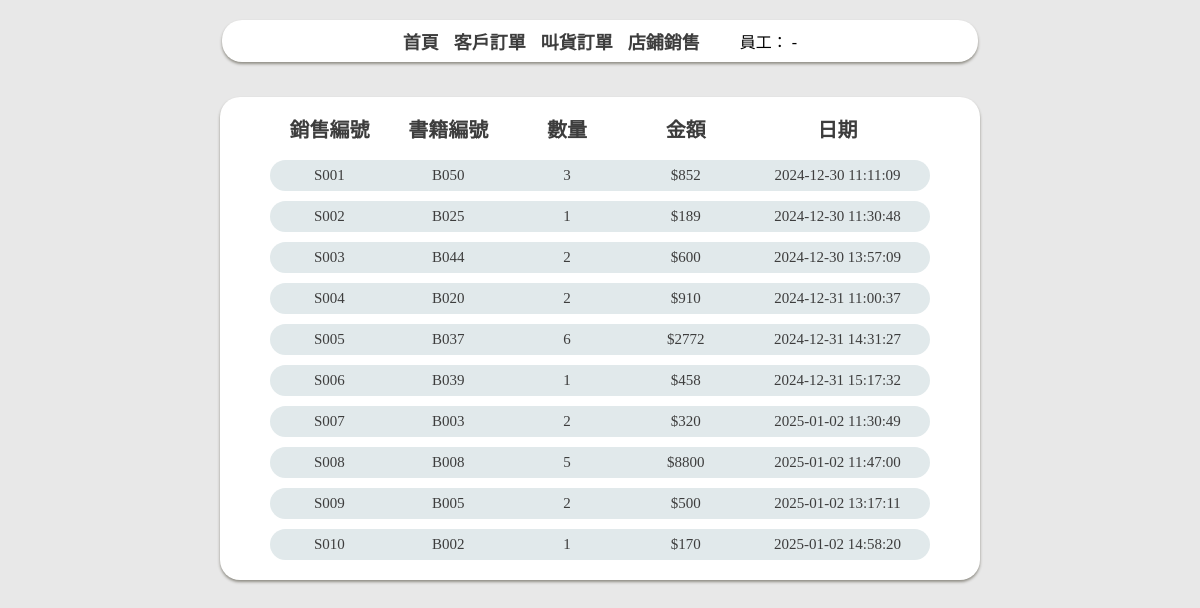
Page /sale.php on the committed database.
### tables this page shows
CREATE TABLE `sale` (
  `sId` char(10) NOT NULL,
  `bId` varchar(100) NOT NULL,
  `sQuantity` int(10) NOT NULL,
  `sTotal` decimal(10,0) NOT NULL,
  `sDate` datetime NOT NULL
);

### sale.php (the view, shortened to what this page needs)
<!DOCTYPE html>
<html>
<head>
    <link href="default.css" rel="stylesheet" type="text/css" />
</head>
<body>
    <div class="nav-bar">
        <?php include 'nav.php'; ?>
    </div>
    <div class="table-container">
        <div class="customer-header">
            <div>銷售編號</div>
            <div>書籍編號</div>
            <div>數量</div>
            <div>金額</div>
            <div>日期</div>
        </div>
    <?php
        $link = mysqli_connect("localhost", "root", "", "bookstore")
            or die("無法開啟 MySQL 資料庫連接！<br/>");
        $sql = "SELECT * FROM sale";
        $result = mysqli_query($link, $sql);
        if (mysqli_num_rows($result) > 0)
        {
            while ($row = mysqli_fetch_assoc($result)) {
                echo "<div class='customer-row'>";
                echo "<div>" . htmlspecialchars($row['sId']) . "</div>";
                echo "<div>" . htmlspecialchars($row['bId']) . "</div>";
                echo "<div>" . htmlspecialchars($row['sQuantity']) . "</div>";
                echo "<div>$" . htmlspecialchars($row['sTotal']) . "</div>";
                echo "<div>" . htmlspecialchars($row['sDate']) . "</div>";
                echo "</div>";
            }
        }
        else
        {
            echo "<p style='text-align:center;'>目前沒有書籍資料。</p>";
        }
    ?>
</body>
</html>

### default.css (style rules this page uses)
body { margin: 0; padding: 0; background-color: #e8e8e8; font-family: 微軟正黑體; }
.nav-bar { display: flex; align-items: center; justify-content: center; padding: 8px; margin: 20px auto; width: 63%; gap: 40px; background-color: white; border-radius: 20px; box-sizing: border-box; box-shadow: 0 2px 3px #908e86 }
.table-container { width: 55%; margin: 35px auto; background-color: white; border-radius: 20px; padding-right: 50px; padding-left: 50px; padding-top: 10px; padding-bottom: 10px; box-shadow: 0 2px 3px #908e86; }
.book-header ,.customer-header,.detail-header { font-weight: bold; color: #3d3d3d; font-size: 20px; }
.book-row , .customer-row ,.detail-row { background-color: #e1e9eb; color: #3d3d3d; border-radius: 50px; margin: 10px 0; padding: 10px 0; font-size: 15px; }
.customer-header, .customer-row { display: grid; grid-template-columns: 18% 18% 18% 18% 28%; text-align: center; padding: 7px 0; }

### rows in the picture
sale: sId "S001", bId "B050", sQuantity "3", sTotal "852", sDate "2024-12-30 11:11:09"
sale: sId "S002", bId "B025", sQuantity "1", sTotal "189", sDate "2024-12-30 11:30:48"
sale: sId "S003", bId "B044", sQuantity "2", sTotal "600", sDate "2024-12-30 13:57:09"
sale: sId "S004", bId "B020", sQuantity "2", sTotal "910", sDate "2024-12-31 11:00:37"
sale: sId "S005", bId "B037", sQuantity "6", sTotal "2772", sDate "2024-12-31 14:31:27"
sale: sId "S006", bId "B039", sQuantity "1", sTotal "458", sDate "2024-12-31 15:17:32"
sale: sId "S007", bId "B003", sQuantity "2", sTotal "320", sDate "2025-01-02 11:30:49"
sale: sId "S008", bId "B008", sQuantity "5", sTotal "8800", sDate "2025-01-02 11:47:00"
sale: sId "S009", bId "B005", sQuantity "2", sTotal "500", sDate "2025-01-02 13:17:11"
sale: sId "S010", bId "B002", sQuantity "1", sTotal "170", sDate "2025-01-02 14:58:20"
